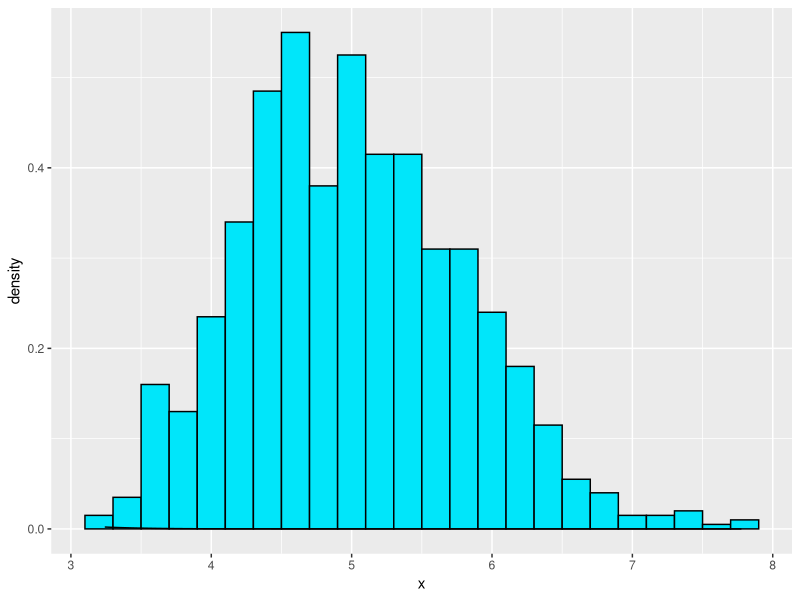

The R script that drew this image:
## ---- chunk 1
lambda = 0.2
n = 40
nsms = 1:1000
set.seed(500)
means <- data.frame(x = sapply(nsms, function(x) {mean(rexp(n, lambda))}))
## ---- chunk 2
round(mean(means$x), 2)
## ---- chunk 3
theoreticalMean <- 1/lambda
theoreticalMean
## ---- chunk 4
round(var(means$x), 2)
## ---- chunk 5
theoreticalVariance <- round(((1/lambda)/sqrt(40)) ^ 2, 2)
theoreticalVariance
## ---- chunk 6
library(ggplot2)
distPlot <- ggplot(data = means, aes(x = x)) + 
        geom_histogram(aes(y = ..density..), fill = I('#00e6fa'), binwidth = 0.20, 
                       color = I('black')) +
        stat_function(fun = dnorm, arg = list(mean = 5, sd = sd(means$x)))
distPlot
